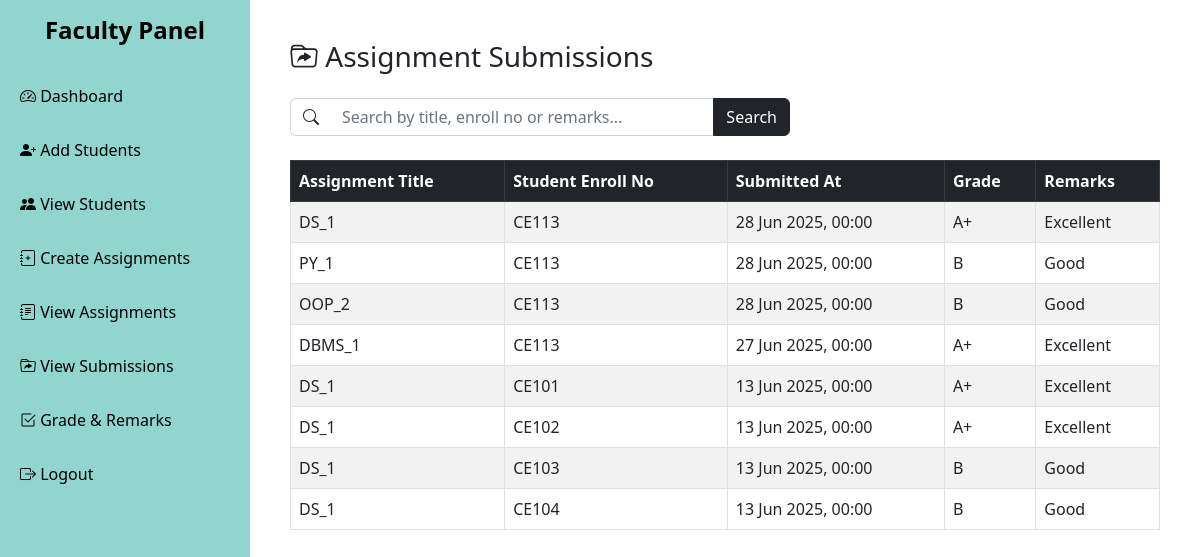
/view_submissions_faculty.php, run on the app's committed database.
### tables this page shows
CREATE TABLE `submissions` (
  `submission_id` int(11) NOT NULL,
  `assignment_id` int(11) NOT NULL,
  `s_id` int(11) NOT NULL,
  `file_name` varchar(255) NOT NULL,
  `file_type` varchar(50) NOT NULL,
  `submitted_at` date NOT NULL,
  `grade` varchar(10) NOT NULL,
  `remarks` text NOT NULL
);

CREATE TABLE `assignments` (
  `assignment_id` int(11) NOT NULL,
  `title` varchar(100) NOT NULL,
  `description` text NOT NULL,
  `due_date` date NOT NULL,
  `sub_id` int(11) NOT NULL,
  `file_name` varchar(255) DEFAULT NULL
);

CREATE TABLE `students` (
  `s_id` int(11) NOT NULL,
  `faculty_id` int(11) NOT NULL,
  `s_name` varchar(100) NOT NULL,
  `s_email` varchar(100) NOT NULL,
  `enroll_no` varchar(50) NOT NULL,
  `pass` varchar(100) NOT NULL
);

### view_submissions_faculty.php (the view, shortened to what this page needs)
<?php
include "db_connect.php";
$search = isset($_GET['search']) ? mysqli_real_escape_string($conn, $_GET['search']) : '';
?>
<!DOCTYPE html>
<html lang="en">
<head>
  <link href="https://cdn.jsdelivr.net/npm/bootstrap@5.2.3/dist/css/bootstrap.min.css" rel="stylesheet" />
  <link href="https://cdn.jsdelivr.net/npm/bootstrap-icons@1.10.5/font/bootstrap-icons.css" rel="stylesheet" />
</head>
<body>
<div class="wrapper">
  <div class="sidebar">
    <h4>Faculty Panel</h4>
    <a href="faculty_dashboard.php"><i class="bi bi-speedometer2"></i> Dashboard</a>
    <a href="faculty_add_student.php"><i class="bi bi-person-plus-fill"></i> Add Students</a>
    <a href="faculty_student_view.php"><i class="bi bi-people-fill"></i> View Students</a>
    <a href="create_assignment.php"><i class="bi bi-journal-plus"></i> Create Assignments</a>
    <a href="view_assignment_faculty.php"><i class="bi bi-journal-text"></i> View Assignments</a>
    <a href="view_submissions_faculty.php"><i class="bi bi-folder-symlink"></i> View Submissions</a>
    <a href="give_grades.php"><i class="bi bi-check2-square"></i> Grade & Remarks</a>
    <a href="index.php"><i class="bi bi-box-arrow-right"></i> Logout</a>
  </div>
  <div class="content-wrapper">
    <h3 class="mb-4 text-left"><i class="bi bi-folder-symlink"></i> Assignment Submissions</h3>
    <form method="GET" action="" class="mb-4" style="max-width: 500px;">
      <div class="input-group">
        <span class="input-group-text bg-white border-end-0">
          <i class="bi bi-search text-dark"></i>
        </span>
        <input
          type="text"
          name="search"
          class="form-control border-start-0"
          placeholder="Search by title, enroll no or remarks..."
          value="<?= htmlspecialchars($search) ?>"
        >
        <button class="btn btn-dark" type="submit">Search</button>
      </div>
    </form>
    <div class="table-responsive">
      <table class="table table-bordered table-striped table-hover align-middle">
        <thead class="table-dark">
          <tr>
            <th>Assignment Title</th>
            <th>Student Enroll No</th>
            <th>Submitted At</th>
            <th>Grade</th>
            <th>Remarks</th>
          </tr>
        </thead>
        <tbody>
          <?php
          $query = "SELECT s.*, a.title, st.enroll_no
                    FROM submissions s
                    JOIN assignments a ON s.assignment_id = a.assignment_id
                    JOIN students st ON s.s_id = st.s_id";
          $query .= " ORDER BY s.submitted_at DESC";
          $result = mysqli_query($conn, $query);
          if ($result && mysqli_num_rows($result) > 0) {
            while ($row = mysqli_fetch_assoc($result)) {
              $submitted_at = date("d M Y, H:i", strtotime($row['submitted_at']));
              echo "<tr>";
              echo "<td>" . htmlspecialchars($row['title']) . "</td>";
              echo "<td>" . htmlspecialchars($row['enroll_no']) . "</td>";
              echo "<td>" . $submitted_at . "</td>";
              echo "<td>" . htmlspecialchars($row['grade'] ?? '-') . "</td>";
              echo "<td>" . htmlspecialchars($row['remarks'] ?? '-') . "</td>";
              echo "</tr>";
            }
          } else {
            echo "<tr><td colspan='5' class='text-center text-muted'>No submissions found.</td></tr>";
          }
          ?>
        </tbody>
      </table>
    </div>
  </div>
</div>
</body>
</html>

### view_submissions_faculty.php (style rules this page uses)
body { font-family: 'Segoe UI', sans-serif; background-image: url('images/image10.jpg'); background-repeat: no-repeat; background-size: cover; background-attachment: fixed; margin: 0; min-height: 100vh; display: flex; flex-direction: column; }
.wrapper { flex: 1; display: flex; min-height: 100vh; background-color: rgba(255, 255, 255, 0.85); }
.sidebar { flex-shrink: 0; width: 250px; background-color: rgb(145, 214, 206); color: #000; padding-top: 1rem; position: sticky; top: 0; height: 100vh; }
.sidebar h4 { text-align: center; margin-bottom: 1.5rem; font-weight: bold; }
.sidebar a { color: #000; text-decoration: none; display: block; padding: 15px 20px; font-weight: 500; transition: background-color 0.3s ease; }
.content-wrapper { flex-grow: 1; padding: 40px; }

### data on the page
submissions: assignment.title "DS_1", s.enroll_no "CE113", submitted_at "28 Jun 2025, 00:00", grade "A+", remarks "Excellent"
submissions: assignment.title "PY_1", s.enroll_no "CE113", submitted_at "28 Jun 2025, 00:00", grade "B", remarks "Good"
submissions: assignment.title "OOP_2", s.enroll_no "CE113", submitted_at "28 Jun 2025, 00:00", grade "B", remarks "Good"
submissions: assignment.title "DBMS_1", s.enroll_no "CE113", submitted_at "27 Jun 2025, 00:00", grade "A+", remarks "Excellent"
submissions: assignment.title "DS_1", s.enroll_no "CE101", submitted_at "13 Jun 2025, 00:00", grade "A+", remarks "Excellent"
submissions: assignment.title "DS_1", s.enroll_no "CE102", submitted_at "13 Jun 2025, 00:00", grade "A+", remarks "Excellent"
submissions: assignment.title "DS_1", s.enroll_no "CE103", submitted_at "13 Jun 2025, 00:00", grade "B", remarks "Good"
submissions: assignment.title "DS_1", s.enroll_no "CE104", submitted_at "13 Jun 2025, 00:00", grade "B", remarks "Good"
